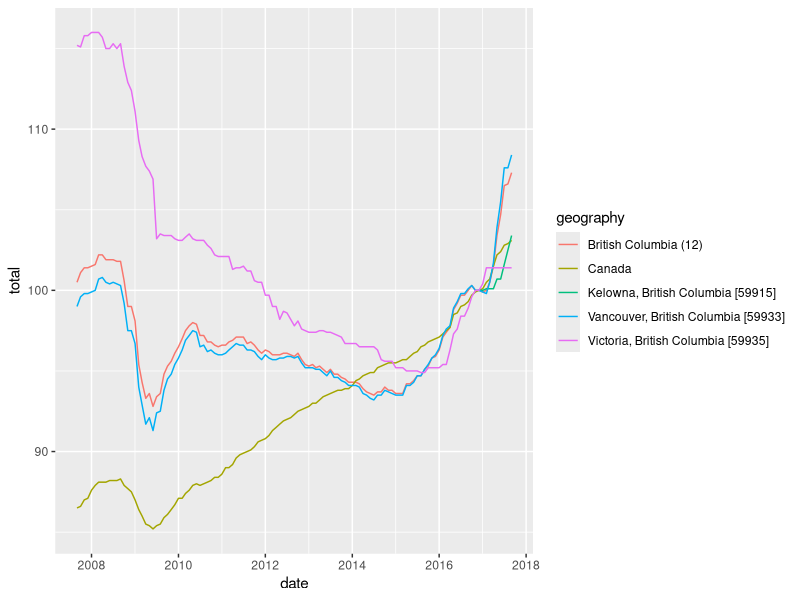

The R source for this figure:
## ---- chunk 1
library(tidyverse)
## ---- chunk 2
housing <- read_csv("data/housing_bc.csv")
housing
## ---- chunk 3
ggplot(data = housing) +
  geom_line(aes(x = date, y = total, color = geography))
  
